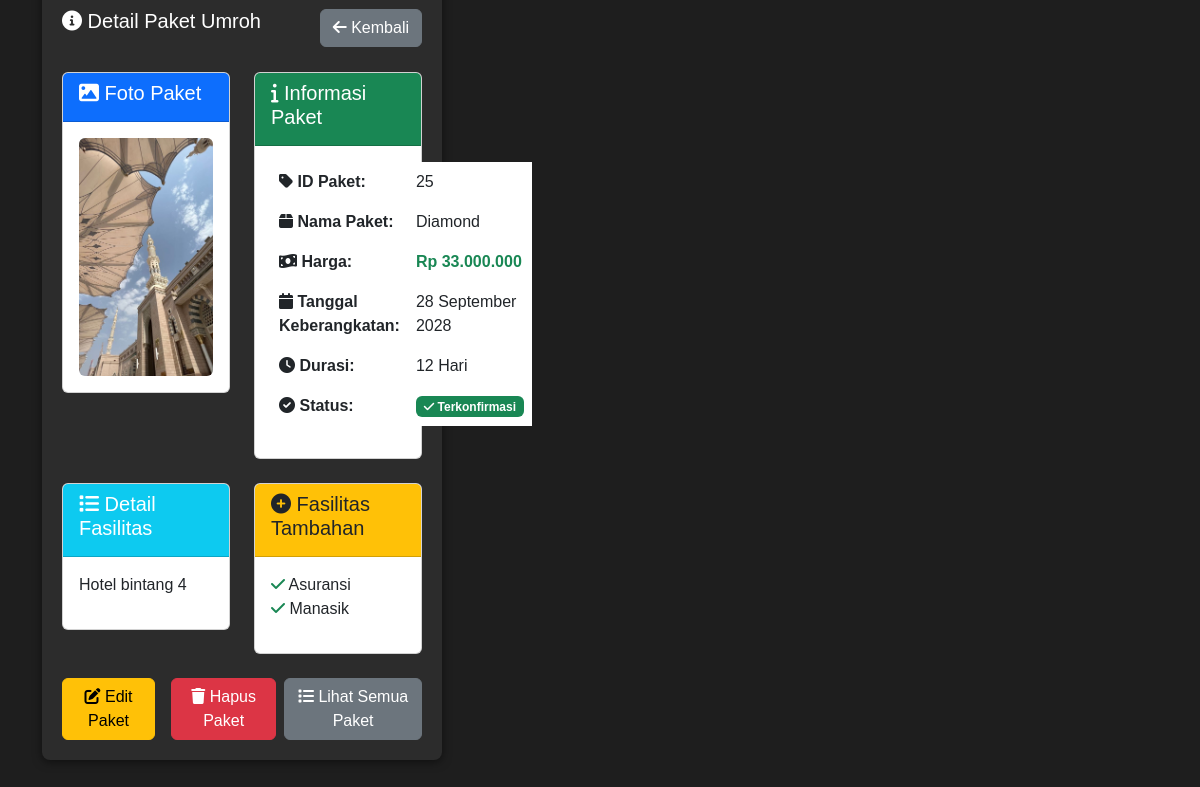
Page /list/detail.php?id=25 on the committed database.
### tables this page shows
CREATE TABLE `paket_umroh` (
  `id_paket` bigint(20) UNSIGNED NOT NULL,
  `nama_paket` varchar(30) NOT NULL,
  `detail_fasilitas` varchar(100) NOT NULL,
  `foto_paket` varchar(300) NOT NULL,
  `tgl_keberangkatan` date NOT NULL,
  `fasilitas_tambahan` varchar(30) NOT NULL,
  `harga_paket` int(11) NOT NULL,
  `durasi_Perjalanan` varchar(100) NOT NULL,
  `konfirmasi` varchar(100) NOT NULL,
  `status` enum('aktif','nonaktif') NOT NULL DEFAULT 'aktif'
);

### list/detail.php (the view, shortened to what this page needs)
<?php
require('../componen/koneksi.php');
$id = intval($_GET['id']);
$query = mysqli_query($koneksi, "SELECT * FROM paket_umroh WHERE id_paket = $id");
$data = mysqli_fetch_array($query);
?>
<!DOCTYPE html>
<html lang="id">
<head>
    <link href="https://cdn.jsdelivr.net/npm/bootstrap@5.3.0/dist/css/bootstrap.min.css" rel="stylesheet">
    <link rel="stylesheet" href="https://cdnjs.cloudflare.com/ajax/libs/font-awesome/6.0.0/css/all.min.css">
    <link rel="stylesheet" href="../componen/styleshasilform.css">
</head>
<body>
    <div class="container mt-5">
        <div class="form-container">
            <div class="d-flex justify-content-between align-items-center mb-4">
                <h2><i class="fas fa-info-circle"></i> Detail Paket Umroh</h2>
                <a href="inputPaket.php" class="btn btn-secondary">
                    <i class="fas fa-arrow-left"></i> Kembali
                </a>
            </div>
            <div class="row">
                <div class="col-md-6">
                    <div class="card mb-4">
                        <div class="card-header bg-primary text-white">
                            <h5><i class="fas fa-image"></i> Foto Paket</h5>
                        </div>
                        <div class="card-body text-center">
                            <?php if (file_exists($data['foto_paket'])): ?>
                                <img src="<?= $data['foto_paket'] ?>" class="img-fluid rounded" style="max-height: 300px;">
                            <?php endif; ?>
                        </div>
                    </div>
                </div>
                <div class="col-md-6">
                    <div class="card mb-4">
                        <div class="card-header bg-success text-white">
                            <h5><i class="fas fa-info"></i> Informasi Paket</h5>
                        </div>
                        <div class="card-body">
                            <table class="table table-borderless">
                                <tr>
                                    <td><strong><i class="fas fa-tag"></i> ID Paket:</strong></td>
                                    <td><?= $data['id_paket'] ?></td>
                                </tr>
                                <tr>
                                    <td><strong><i class="fas fa-box"></i> Nama Paket:</strong></td>
                                    <td><?= htmlspecialchars($data['nama_paket']) ?></td>
                                </tr>
                                <tr>
                                    <td><strong><i class="fas fa-money-bill-wave"></i> Harga:</strong></td>
                                    <td><span class="text-success fw-bold">Rp <?= number_format($data['harga_paket'], 0, ',', '.') ?></span></td>
                                </tr>
                                <tr>
                                    <td><strong><i class="fas fa-calendar"></i> Tanggal Keberangkatan:</strong></td>
                                    <td><?= date('d F Y', strtotime($data['tgl_keberangkatan'])) ?></td>
                                </tr>
                                <tr>
                                    <td><strong><i class="fas fa-clock"></i> Durasi:</strong></td>
                                    <td><?= htmlspecialchars($data['durasi_Perjalanan']) ?></td>
                                </tr>
                                <tr>
                                    <td><strong><i class="fas fa-check-circle"></i> Status:</strong></td>
                                    <td>
                                        <?php if ($data['konfirmasi'] == 1): ?>
                                            <span class="badge bg-success"><i class="fas fa-check"></i> Terkonfirmasi</span>
                                        <?php else: ?>
                                            <span class="badge bg-warning"><i class="fas fa-exclamation"></i> Belum Terkonfirmasi</span>
                                        <?php endif; ?>
                                    </td>
                                </tr>
                            </table>
                        </div>
                    </div>
                </div>
            </div>
            <div class="row">
                <div class="col-md-6">
                    <div class="card mb-4">
                        <div class="card-header bg-info text-white">
                            <h5><i class="fas fa-list"></i> Detail Fasilitas</h5>
                        </div>
                        <div class="card-body">
                            <p><?= nl2br(htmlspecialchars($data['detail_fasilitas'])) ?></p>
                        </div>
                    </div>
                </div>
                <div class="col-md-6">
                    <div class="card mb-4">
                        <div class="card-header bg-warning text-dark">
                            <h5><i class="fas fa-plus-circle"></i> Fasilitas Tambahan</h5>
                        </div>
                        <div class="card-body">
                            <?php
                            $fasilitas = explode(', ', $data['fasilitas_tambahan']);
                            if (!empty($fasilitas[0])):
                            ?>
                                <ul class="list-unstyled">
                                    <?php foreach ($fasilitas as $item): ?>
                                        <li><i class="fas fa-check text-success"></i> <?= htmlspecialchars($item) ?></li>
                                    <?php endforeach; ?>
                                </ul>
                            <?php else: ?>
                                <p class="text-muted">Tidak ada fasilitas tambahan</p>
                            <?php endif; ?>
                        </div>
                    </div>
                </div>
            </div>
            <div class="d-grid gap-2 d-md-flex justify-content-md-end">
                <a href="edit.php?id=<?= $data['id_paket'] ?>" class="btn btn-warning me-md-2">
                    <i class="fas fa-edit"></i> Edit Paket
                </a>
                <a href="delete.php?id=<?= $data['id_paket'] ?>" class="btn btn-danger"
                   onclick="return confirm('Apakah Anda yakin ingin menghapus paket ini?')">
                    <i class="fas fa-trash"></i> Hapus Paket
                </a>
                <a href="inputPaket.php" class="btn btn-secondary">
                    <i class="fas fa-list"></i> Lihat Semua Paket
                </a>
            </div>
        </div>
    </div>
</body>
</html>

### componen/styleshasilform.css (style rules this page uses)
html, body { height: 100%; margin: 0; padding: 0; }
body { display: flex; flex-direction: column; min-height: 100vh; align-items:center; justify-content: center; }
body { background-color: #1e1e1e; color: white; font-family: 'Arial', sans-serif; flex-direction: column; min-height: 100vh; background-image: url(../assets/background3.jpg); background-size: cover; background-repeat: no-repeat; }
.form-container { background-color: #2c2c2c; padding: 20px; margin-bottom: 100px; border-radius: 8px; box-shadow: 0 2px 10px rgba(0, 0, 0, 0.5); width: 90%; max-width: 400px; justify-content: center; align-items: center; }
h2 { margin-bottom: 15px; font-size: 20px; text-align: center; }

### rows in the picture
paket_umroh: foto_paket (picture), id_paket "25", nama_paket "Diamond", harga_paket "33.000.000", tgl_keberangkatan "28 September 2028", durasi_Perjalanan "12 Hari", detail_fasilitas "Hotel bintang 4", fasilitas_tambahan "Asuransi", fasilitas_tambahan "Manasik"
